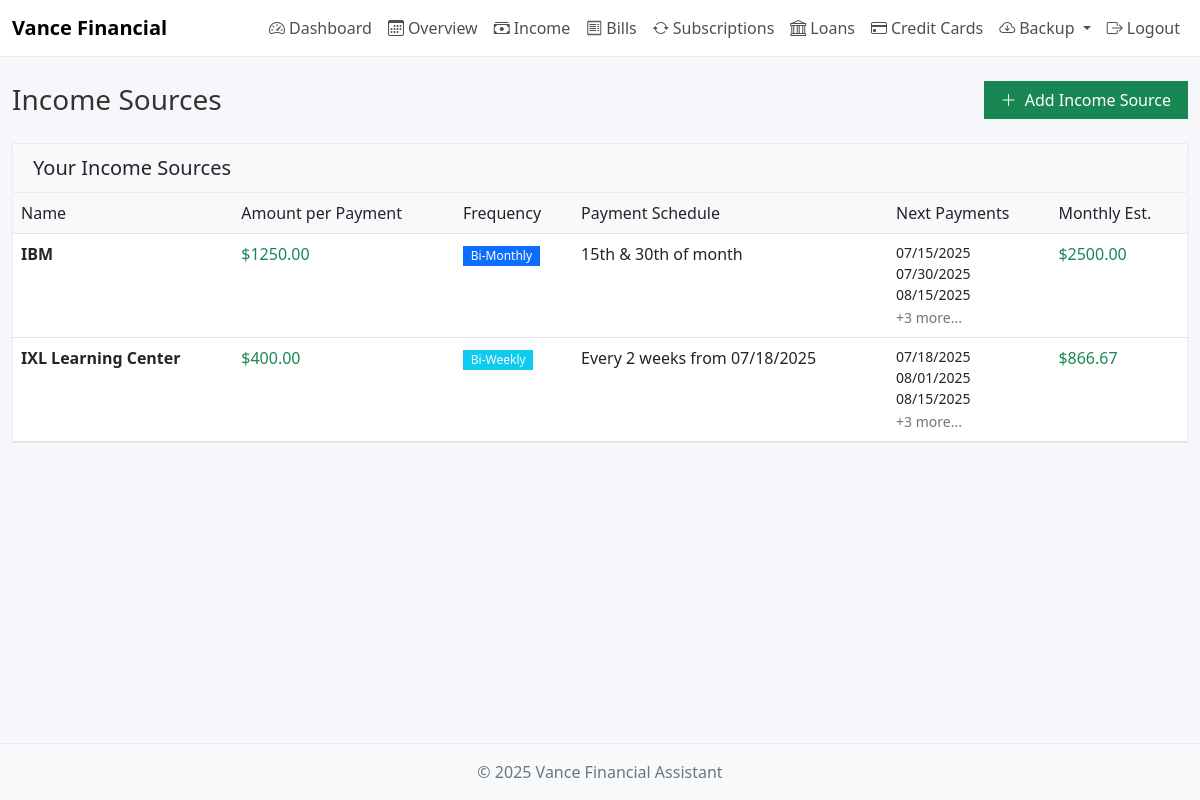
The page /income (signed in) on the database its author committed.
### Vance_Financial_Assistant.py (models this page shows)
class IncomeSource(db.Model):
    id = db.Column(db.Integer, primary_key=True)
    name = db.Column(db.String(100), nullable=False)  # e.g., "Your Salary", "Wife's Salary"
    amount = db.Column(db.Float, nullable=False)  # Per payment amount
    frequency = db.Column(db.String(20), nullable=False)  # 'bimonthly', 'biweekly'
    payment_day_1 = db.Column(db.Integer)  # e.g., 15
    payment_day_2 = db.Column(db.Integer)  # e.g., 30 (or last day of month)
    next_payment_date = db.Column(db.Date)
    is_active = db.Column(db.Boolean, default=True)
    user_id = db.Column(db.Integer, db.ForeignKey('user.id'), nullable=False)

### Vance_Financial_Assistant.py (the view, shortened to what this page needs)
@app.route('/income', methods=['GET', 'POST'])
def income():
    if 'user_id' not in session:
        return redirect(url_for('login'))
    user_income = IncomeSource.query.filter_by(user_id=session['user_id']).all()
    today = datetime.now().date()
    end_date = today + timedelta(days=90)  # Next 3 months
    for source in user_income:
        source.future_dates = get_future_income_dates(source, today, end_date)[:6]  # Next 6 payments
    return render_template('income.html', income_sources=user_income)

### templates/income.html (shortened to what this page needs)
{% extends "base.html" %}
{% block content %}
<div class="d-flex justify-content-between align-items-center mb-4">
    <h1 class="h3 mb-0">Income Sources</h1>
    <button type="button" class="btn btn-success" data-bs-toggle="modal" data-bs-target="#addIncomeModal">
        <i class="bi bi-plus-lg me-1"></i> Add Income Source
    </button>
</div>
<div class="card mb-4">
    <div class="card-header">
        <h5 class="mb-0">Your Income Sources</h5>
    </div>
    <div class="card-body p-0">
        {% if income_sources %}
        <div class="table-responsive">
            <table class="table table-hover mb-0">
                <thead>
                    <tr>
                        <th>Name</th>
                        <th>Amount per Payment</th>
                        <th>Frequency</th>
                        <th>Payment Schedule</th>
                        <th>Next Payments</th>
                        <th>Monthly Est.</th>
                    </tr>
                </thead>
                <tbody>
                    {% for source in income_sources %}
                    <tr>
                        <td>
                            <strong>{{ source.name }}</strong>
                        </td>
                        <td class="text-success">${{ "%.2f"|format(source.amount) }}</td>
                        <td>
                            {% if source.frequency == 'bimonthly' %}
                            <span class="badge bg-primary">Bi-Monthly</span>
                            {% elif source.frequency == 'biweekly' %}
                            <span class="badge bg-info">Bi-Weekly</span>
                            {% endif %}
                        </td>
                        <td>
                            {% if source.frequency == 'bimonthly' %}
                            {{ source.payment_day_1 }}th & {{ source.payment_day_2 }}th of month
                            {% elif source.frequency == 'biweekly' %}
                            Every 2 weeks from {{ source.next_payment_date.strftime('%m/%d/%Y') }}
                            {% endif %}
                        </td>
                        <td>
                            {% if source.future_dates %}
                            {% for date in source.future_dates[:3] %}
                            <small class="d-block">{{ date.strftime('%m/%d/%Y') }}</small>
                            {% endfor %}
                            {% if source.future_dates|length > 3 %}
                            <small class="text-muted">+{{ source.future_dates|length - 3 }} more...</small>
                            {% endif %}
                            {% else %}
                            <span class="text-muted">None scheduled</span>
                            {% endif %}
                        </td>
                        <td class="text-success">
                            {% if source.frequency == 'bimonthly' %}
                            ${{ "%.2f"|format(source.amount * 2) }}
                            {% elif source.frequency == 'biweekly' %}
                            ${{ "%.2f"|format(source.amount * 26 / 12) }}
                            {% endif %}
                        </td>
                    </tr>
                    {% endfor %}
                </tbody>
            </table>
        </div>
        {% else %}
        <div class="text-center py-4 text-muted">
            <i class="bi bi-cash-stack fs-1"></i>
            <p class="mt-2">No income sources added yet.</p>
        </div>
        {% endif %}
    </div>
</div>
{% endblock %}

### static/css/style.css (style rules this page uses)
body { font-family: 'Segoe UI', system-ui, -apple-system, sans-serif; background-color: #f5f7fa; color: #333; min-height: 100vh; display: flex; flex-direction: column; }
h1, h2, h3, h4, h5, h6 { font-weight: 500; }
.card { border-radius: 0; box-shadow: none; border: 1px solid #e9ecef; margin-bottom: 1.5rem; }
.card-header { background-color: #f8f9fa; border-bottom: 1px solid #e9ecef; font-weight: 500; padding: 0.75rem 1.25rem; }
.table thead th { border-top: none; border-bottom: 1px solid #dee2e6; background-color: #f8f9fa; font-weight: 500; }
.table { margin-bottom: 0; }
.table td, .table th { border-top: 1px solid #f0f0f0; }
.form-control, .btn { border-radius: 0; box-shadow: none !important; }
.btn { font-weight: 400; padding: .375rem 1rem; text-transform: none; letter-spacing: normal; }
.badge { border-radius: 0; font-weight: 400; padding: 0.35em 0.65em; }
.text-muted { color: #6c757d !important; }
.btn { text-transform: none; letter-spacing: normal; }

### rows shown on the page
IncomeSource: name "IBM", amount "1250.00", frequency "Bi-Monthly", payment_day_1 "15", payment_day_2 "30", strftime "07/15/2025" "07/30/2025" "08/15/2025", future_dates|length "3", source.amount*2 "2500.00"
IncomeSource: name "IXL Learning Center", amount "400.00", frequency "Bi-Weekly", next_payment_date "07/18/2025", strftime "07/18/2025", strftime "08/01/2025" "08/15/2025", future_dates|length "3", source.amount*26/12 "866.67"
